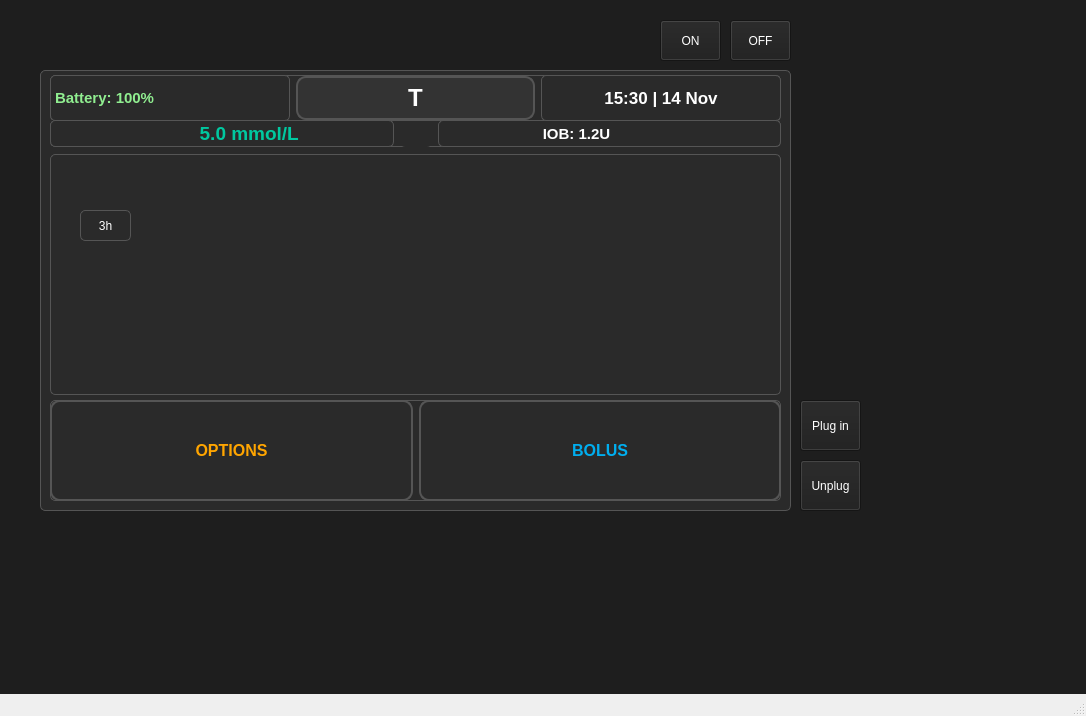
<?xml version="1.0" encoding="UTF-8"?>
<ui version="4.0">
 <class>MainWindow</class>
 <widget class="QMainWindow" name="MainWindow">
  <property name="geometry">
   <rect>
    <x>0</x>
    <y>0</y>
    <width>1086</width>
    <height>716</height>
   </rect>
  </property>
  <property name="windowTitle">
   <string>Insulin Pump Simulator</string>
  </property>
  <widget class="QWidget" name="centralwidget">
   <property name="styleSheet">
    <string notr="true">background-color: #1E1E1E; color: white; font-family: 'Segoe UI';</string>
   </property>
   <widget class="QFrame" name="graphFrame">
    <property name="geometry">
     <rect>
      <x>40</x>
      <y>70</y>
      <width>751</width>
      <height>441</height>
     </rect>
    </property>
    <property name="styleSheet">
     <string notr="true">background-color: #2A2A2A; border: 1px solid #555; border-radius: 5px;</string>
    </property>
    <widget class="QChartView" name="cgmGraphView">
     <property name="geometry">
      <rect>
       <x>10</x>
       <y>84</y>
       <width>731</width>
       <height>241</height>
      </rect>
     </property>
     <property name="styleSheet">
      <string notr="true">color: #AAAAAA; font-style: italic; font-size: 10pt;</string>
     </property>
     <property name="alignment">
      <set>Qt::AlignCenter</set>
     </property>
    </widget>
    <widget class="QWidget" name="layoutWidget">
     <property name="geometry">
      <rect>
       <x>10</x>
       <y>50</y>
       <width>731</width>
       <height>27</height>
      </rect>
     </property>
     <layout class="QHBoxLayout" name="horizontalLayout_topBar">
      <item>
       <widget class="QLabel" name="glucoseLabel">
        <property name="styleSheet">
         <string notr="true">font-weight: bold; font-size: 14pt; color: #00C8A0;</string>
        </property>
        <property name="text">
         <string> 5.0 mmol/L                 </string>
        </property>
        <property name="alignment">
         <set>Qt::AlignRight|Qt::AlignTrailing|Qt::AlignVCenter</set>
        </property>
       </widget>
      </item>
      <item>
       <widget class="QPushButton" name="basalDeliveryStatusIcon">
        <property name="sizePolicy">
         <sizepolicy hsizetype="Fixed" vsizetype="Minimum">
          <horstretch>0</horstretch>
          <verstretch>0</verstretch>
         </sizepolicy>
        </property>
        <property name="minimumSize">
         <size>
          <width>0</width>
          <height>0</height>
         </size>
        </property>
        <property name="styleSheet">
         <string notr="true">border: none;</string>
        </property>
        <property name="text">
         <string/>
        </property>
       </widget>
      </item>
      <item>
       <widget class="QLabel" name="iobLabel">
        <property name="styleSheet">
         <string notr="true">color: white; font-weight: bold; font-size: 11pt;</string>
        </property>
        <property name="text">
         <string>                        IOB: 1.2U</string>
        </property>
        <property name="alignment">
         <set>Qt::AlignLeading|Qt::AlignLeft|Qt::AlignVCenter</set>
        </property>
       </widget>
      </item>
     </layout>
    </widget>
    <widget class="QWidget" name="layoutWidget1">
     <property name="geometry">
      <rect>
       <x>10</x>
       <y>5</y>
       <width>731</width>
       <height>46</height>
      </rect>
     </property>
     <layout class="QHBoxLayout" name="horizontalLayout_topBar_2">
      <item>
       <widget class="QLabel" name="batteryLabel">
        <property name="maximumSize">
         <size>
          <width>16777215</width>
          <height>310</height>
         </size>
        </property>
        <property name="styleSheet">
         <string notr="true">font-weight: bold; font-size: 11pt; color: lightgreen;</string>
        </property>
        <property name="text">
         <string>Battery: 100%</string>
        </property>
        <property name="alignment">
         <set>Qt::AlignLeading|Qt::AlignLeft|Qt::AlignVCenter</set>
        </property>
       </widget>
      </item>
      <item>
       <widget class="QPushButton" name="tandemLogoButton">
        <property name="toolTip">
         <string>Return to Home</string>
        </property>
        <property name="styleSheet">
         <string notr="true">
 QPushButton {
     font: bold 18pt;
     background-color: #333;
     color: white;
     border-radius: 10px;
     border: 2px solid #555;
     width: 40px;
     height: 40px;
 }
     </string>
        </property>
        <property name="text">
         <string>T</string>
        </property>
       </widget>
      </item>
      <item>
       <widget class="QLabel" name="timeDateLabel">
        <property name="maximumSize">
         <size>
          <width>268</width>
          <height>310</height>
         </size>
        </property>
        <property name="styleSheet">
         <string notr="true">font-weight: bold; font-size: 13pt; color: white;</string>
        </property>
        <property name="text">
         <string>15:30 | 14 Nov</string>
        </property>
        <property name="alignment">
         <set>Qt::AlignCenter</set>
        </property>
       </widget>
      </item>
     </layout>
    </widget>
    <widget class="QWidget" name="layoutWidget2">
     <property name="geometry">
      <rect>
       <x>10</x>
       <y>330</y>
       <width>731</width>
       <height>101</height>
      </rect>
     </property>
     <layout class="QHBoxLayout" name="horizontalLayout_bottom">
      <item>
       <widget class="QPushButton" name="optionsButton">
        <property name="sizePolicy">
         <sizepolicy hsizetype="Minimum" vsizetype="Minimum">
          <horstretch>0</horstretch>
          <verstretch>0</verstretch>
         </sizepolicy>
        </property>
        <property name="styleSheet">
         <string notr="true"> QPushButton {
     background-color: transparent;
     color: #FFA500;
     font: bold 12pt;
     border-radius: 10px;
     border: 2px solid #555;
 }
 QPushButton:hover {
     color: #FFCC66;
 }
         </string>
        </property>
        <property name="text">
         <string>OPTIONS</string>
        </property>
       </widget>
      </item>
      <item>
       <widget class="QPushButton" name="bolusButton">
        <property name="sizePolicy">
         <sizepolicy hsizetype="Minimum" vsizetype="Minimum">
          <horstretch>0</horstretch>
          <verstretch>0</verstretch>
         </sizepolicy>
        </property>
        <property name="styleSheet">
         <string notr="true">
 QPushButton {
     background-color: transparent;
     color: #00AEEF;
     font: bold 12pt;
     border-radius: 10px;
     border: 2px solid #555;
 }
 QPushButton:hover {
     color: #66CCFF;
 }
         </string>
        </property>
        <property name="text">
         <string>BOLUS</string>
        </property>
       </widget>
      </item>
     </layout>
    </widget>
    <widget class="QPushButton" name="timeRangeButton">
     <property name="geometry">
      <rect>
       <x>40</x>
       <y>140</y>
       <width>51</width>
       <height>31</height>
      </rect>
     </property>
     <property name="text">
      <string>3h</string>
     </property>
    </widget>
    <widget class="QPushButton" name="controlIQStatusIcon">
     <property name="geometry">
      <rect>
       <x>40</x>
       <y>100</y>
       <width>31</width>
       <height>31</height>
      </rect>
     </property>
     <property name="styleSheet">
      <string notr="true">border: none;</string>
     </property>
     <property name="text">
      <string/>
     </property>
    </widget>
   </widget>
   <widget class="QPushButton" name="UnplugButton">
    <property name="geometry">
     <rect>
      <x>800</x>
      <y>460</y>
      <width>61</width>
      <height>51</height>
     </rect>
    </property>
    <property name="text">
     <string>Unplug</string>
    </property>
   </widget>
   <widget class="QPushButton" name="ChargeButton">
    <property name="geometry">
     <rect>
      <x>800</x>
      <y>400</y>
      <width>61</width>
      <height>51</height>
     </rect>
    </property>
    <property name="text">
     <string>Plug in</string>
    </property>
   </widget>
   <widget class="QPushButton" name="turnOffButton">
    <property name="geometry">
     <rect>
      <x>730</x>
      <y>20</y>
      <width>61</width>
      <height>41</height>
     </rect>
    </property>
    <property name="text">
     <string>OFF</string>
    </property>
   </widget>
   <widget class="QPushButton" name="turnOnButton">
    <property name="geometry">
     <rect>
      <x>660</x>
      <y>20</y>
      <width>61</width>
      <height>41</height>
     </rect>
    </property>
    <property name="styleSheet">
     <string notr="true"/>
    </property>
    <property name="text">
     <string>ON</string>
    </property>
   </widget>
  </widget>
  <widget class="QMenuBar" name="menubar">
   <property name="geometry">
    <rect>
     <x>0</x>
     <y>0</y>
     <width>1086</width>
     <height>22</height>
    </rect>
   </property>
  </widget>
  <widget class="QStatusBar" name="statusbar"/>
 </widget>
 <customwidgets>
  <customwidget>
   <class>QChartView</class>
   <extends>QLabel</extends>
   <header>QtCharts</header>
  </customwidget>
 </customwidgets>
 <resources/>
 <connections/>
</ui>
